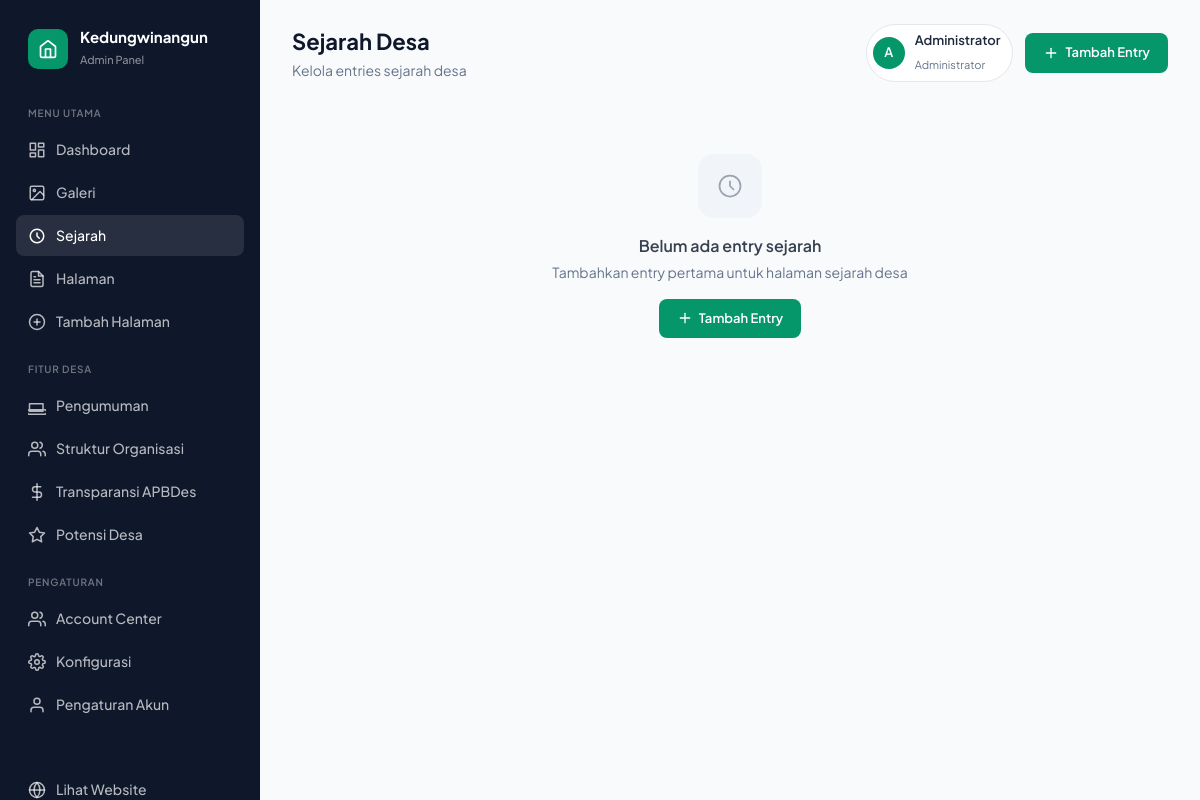
/admin/sejarah (signed in), run on an earlier commit of the app's database.
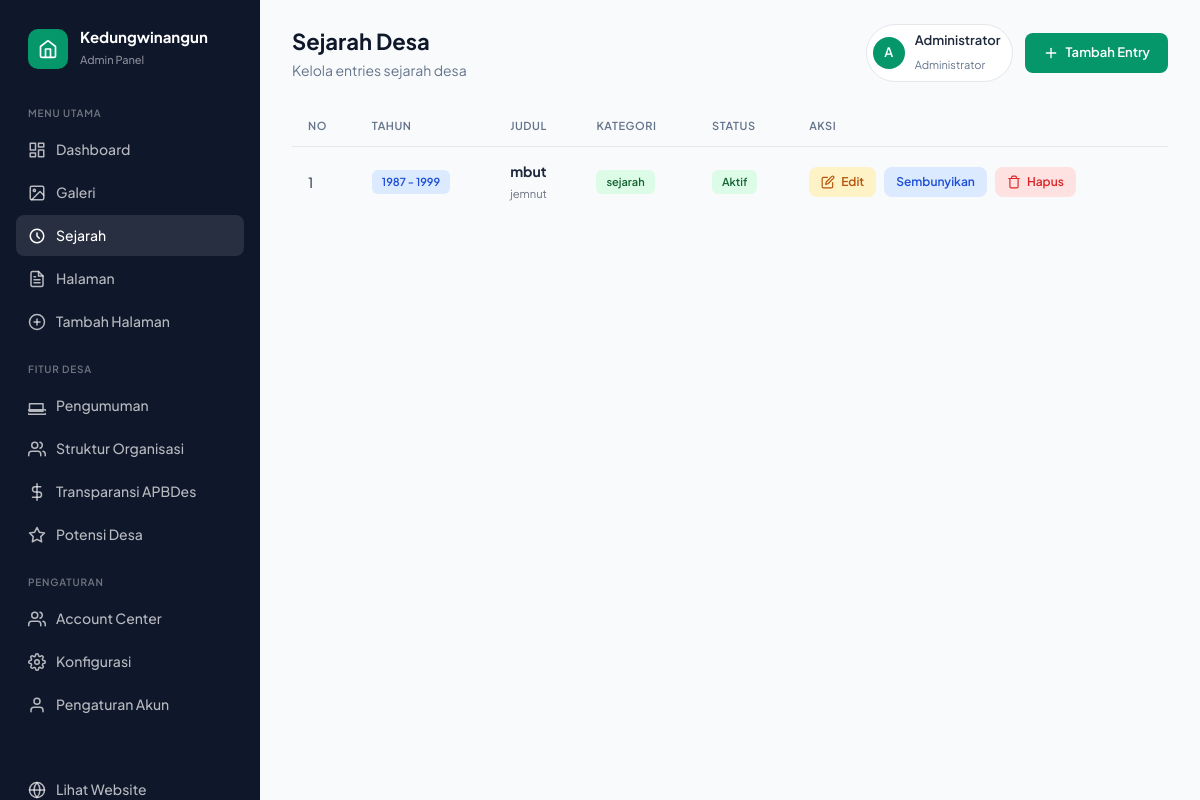
And on a later commit of the database.
### tables this page shows
CREATE TABLE sejarah_desa (
                id INTEGER PRIMARY KEY AUTOINCREMENT,
                judul TEXT NOT NULL,
                sub_judul TEXT,
                konten TEXT,
                kategori TEXT DEFAULT 'sejarah',
                tahun_dari INTEGER,
                tahun_sampai INTEGER,
                gambar_url TEXT,
                gambar_alt TEXT,
                video_url TEXT,
                aktif INTEGER DEFAULT 1,
                urutan INTEGER DEFAULT 0,
                created_at TIMESTAMP DEFAULT CURRENT_TIMESTAMP,
                updated_at TIMESTAMP DEFAULT CURRENT_TIMESTAMP
            );

### routes/admin.py (the view)
@admin_bp.route("/sejarah")
@admin_required
def sejarah():
    try:
        all_sejarah = get_all_sejarah()
        return render_template("admin/sejarah.html", sejarah_list=all_sejarah)
    except Exception as e:
        logger.error(f"Error loading sejarah page: {str(e)}")
        flash_error('Terjadi kesalahan saat memuat halaman sejarah')
        return redirect(url_for('admin.dashboard'))

### templates/admin/sejarah.html (shortened to what this page needs)
{% extends 'admin/base.html' %}
{% block page_title %}Sejarah Desa{% endblock %}
{% block page_subtitle %}Kelola entries sejarah desa{% endblock %}
{% block header_actions %}
<div class="user-menu">
    <div class="user-avatar">{{ session.get('user_nama', 'A')[0]|upper }}</div>
    <div class="user-info">
        <h4>{{ session.get('user_nama', 'Admin') }}</h4>
        <span>Administrator</span>
    </div>
</div>
<a href="{{ url_for('admin.add_sejarah_route') }}" class="btn btn-primary">
    <svg viewBox="0 0 24 24" fill="none" stroke="currentColor" stroke-width="2" stroke-linecap="round" stroke-linejoin="round">
        <line x1="12" y1="5" x2="12" y2="19"/>
        <line x1="5" y1="12" x2="19" y2="12"/>
    </svg>
    Tambah Entry
</a>
{% endblock %}
{% block content %}
{% if sejarah_list %}
<div class="table-container animate-in">
    <table class="table">
        <thead>
            <tr>
                <th>No</th>
                <th>Tahun</th>
                <th>Judul</th>
                <th>Kategori</th>
                <th>Status</th>
                <th>Aksi</th>
            </tr>
        </thead>
        <tbody>
            {% for item in sejarah_list %}
            <tr>
                <td>{{ loop.index }}</td>
                <td>
                    {% if item.tahun_dari %}
                    <span class="badge badge-blue">{{ item.tahun_dari }}{% if item.tahun_sampai %} - {{ item.tahun_sampai }}{% endif %}</span>
                    {% else %}
                    <span class="text-gray-400">-</span>
                    {% endif %}
                </td>
                <td>
                    <strong>{{ item.judul }}</strong>
                    {% if item.sub_judul %}
                    <br><small class="text-gray-500">{{ item.sub_judul }}</small>
                    {% endif %}
                </td>
                <td>
                    <span class="badge badge-green">{{ item.kategori or 'sejarah' }}</span>
                </td>
                <td>
                    {% if item.aktif == 1 %}
                    <span class="badge badge-green">Aktif</span>
                    {% else %}
                    <span class="badge badge-red">Nonaktif</span>
                    {% endif %}
                </td>
                <td>
                    <div class="flex gap-2">
                        <a href="{{ url_for('admin.edit_sejarah_route', sejarah_id=item.id) }}" class="btn btn-edit btn-sm">
                            <svg viewBox="0 0 24 24" fill="none" stroke="currentColor" stroke-width="2" stroke-linecap="round" stroke-linejoin="round" style="width: 14px; height: 14px;">
                                <path d="M11 4H4a2 2 0 00-2 2v14a2 2 0 002 2h14a2 2 0 002-2v-7"/>
                                <path d="M18.5 2.5a2.121 2.121 0 013 3L12 15l-4 1 1-4 9.5-9.5z"/>
                            </svg>
                            Edit
                        </a>
                        <form action="{{ url_for('admin.toggle_sejarah_route', sejarah_id=item.id) }}" method="POST" style="display:inline;">
                            <button type="submit" class="btn btn-view btn-sm">
                                {% if item.aktif == 1 %}
                                Sembunyikan
                                {% else %}
                                Tampilkan
                                {% endif %}
                            </button>
                        </form>
                        <form action="{{ url_for('admin.delete_sejarah_route', sejarah_id=item.id) }}" method="POST" style="display:inline;" onsubmit="return confirm('Hapus entry ini?')">
                            <button type="submit" class="btn btn-delete btn-sm">
                                <svg viewBox="0 0 24 24" fill="none" stroke="currentColor" stroke-width="2" stroke-linecap="round" stroke-linejoin="round" style="width: 14px; height: 14px;">
                                    <polyline points="3 6 5 6 21 6"/>
                                    <path d="M19 6v14a2 2 0 01-2 2H7a2 2 0 01-2-2V6m3 0V4a2 2 0 012-2h4a2 2 0 012 2v2"/>
                                </svg>
                                Hapus
                            </button>
                        </form>
                    </div>
                </td>
            </tr>
            {% endfor %}
        </tbody>
    </table>
</div>
{% else %}
<div class="empty animate-in">
    <div class="empty-icon">
        <svg viewBox="0 0 24 24" fill="none" stroke="currentColor" stroke-width="1.5" stroke-linecap="round" stroke-linejoin="round">
            <path d="M12 8v4l3 3m6-3a9 9 0 11-18 0 9 9 0 0118 0z"/>
        </svg>
    </div>
    <h3>Belum ada entry sejarah</h3>
    <p>Tambahkan entry pertama untuk halaman sejarah desa</p>
    <a href="{{ url_for('admin.add_sejarah_route') }}" class="btn btn-primary">
        <svg viewBox="0 0 24 24" fill="none" stroke="currentColor" stroke-width="2" stroke-linecap="round" stroke-linejoin="round" style="width: 16px; height: 16px;">
            <line x1="12" y1="5" x2="12" y2="19"/>
            <line x1="5" y1="12" x2="19" y2="12"/>
        </svg>
        Tambah Entry
    </a>
</div>
{% endif %}
{% endblock %}

### templates/admin/base.html (shortened to what this page needs)
<!DOCTYPE html>
<html lang="id">
<head>
    <script src="https://cdn.tailwindcss.com"></script>
</head>
<body>
    <div class="layout">
        <aside class="sidebar" id="sidebar">
            <div class="sidebar-brand">
                <div class="sidebar-brand-icon">
                    <svg viewBox="0 0 24 24" fill="none" stroke="currentColor" stroke-width="2" stroke-linecap="round" stroke-linejoin="round">
                        <path d="M3 9l9-7 9 7v11a2 2 0 01-2 2H5a2 2 0 01-2-2z"/>
                        <polyline points="9 22 9 12 15 12 15 22"/>
                    </svg>
                </div>
                <div class="sidebar-brand-text">
                    <h1>Kedungwinangun</h1>
                    <span>Admin Panel</span>
                </div>
            </div>
            <nav class="nav-section">
                <div class="nav-section-title">Menu Utama</div>
                <a href="{{ url_for('admin.dashboard') }}"
                   class="nav-item {% if request.endpoint == 'admin.dashboard' %}active{% endif %}">
                    <svg viewBox="0 0 24 24" fill="none" stroke="currentColor" stroke-width="2" stroke-linecap="round" stroke-linejoin="round">
                        <rect x="3" y="3" width="7" height="9"/>
                        <rect x="14" y="3" width="7" height="5"/>
                        <rect x="14" y="12" width="7" height="9"/>
                        <rect x="3" y="16" width="7" height="5"/>
                    </svg>
                    Dashboard
                </a>
                <a href="{{ url_for('admin.galeri') }}"
                   class="nav-item {% if request.endpoint and 'galeri' in request.endpoint %}active{% endif %}">
                    <svg viewBox="0 0 24 24" fill="none" stroke="currentColor" stroke-width="2" stroke-linecap="round" stroke-linejoin="round">
                        <rect x="3" y="3" width="18" height="18" rx="2" ry="2"/>
                        <circle cx="8.5" cy="8.5" r="1.5"/>
                        <polyline points="21 15 16 10 5 21"/>
                    </svg>
                    Galeri
                </a>
                <a href="{{ url_for('admin.sejarah') }}"
                   class="nav-item {% if request.endpoint and 'sejarah' in request.endpoint %}active{% endif %}">
                    <svg viewBox="0 0 24 24" fill="none" stroke="currentColor" stroke-width="2" stroke-linecap="round" stroke-linejoin="round">
                        <path d="M12 8v4l3 3m6-3a9 9 0 11-18 0 9 9 0 0118 0z"/>
                    </svg>
                    Sejarah
                </a>
                <a href="{{ url_for('admin.pages') }}"
                   class="nav-item {% if request.endpoint and 'page' in request.endpoint %}active{% endif %}">
                    Halaman
                </a>
                <a href="{{ url_for('admin.add_page_route') }}"
                   class="nav-item {% if request.endpoint == 'admin.add_page_route' %}active{% endif %}">
                    <svg viewBox="0 0 24 24" fill="none" stroke="currentColor" stroke-width="2" stroke-linecap="round" stroke-linejoin="round">
                        <circle cx="12" cy="12" r="10"/>
                        <line x1="12" y1="8" x2="12" y2="16"/>
                        <line x1="8" y1="12" x2="16" y2="12"/>
                    </svg>
                    Tambah Halaman
                </a>
            </nav>
            <nav class="nav-section">
                <div class="nav-section-title">Fitur Desa</div>
                <a href="{{ url_for('admin.pengumuman') }}"
                   class="nav-item {% if request.endpoint and 'pengumuman' in request.endpoint %}active{% endif %}">
                    <svg viewBox="0 0 24 24" fill="none" stroke="currentColor" stroke-width="2" stroke-linecap="round" stroke-linejoin="round">
                        <path d="M22 17H2a3 3 0 000 6h20a3 3 0 000-6zm-2 2V9H2v10h18z"/>
                    </svg>
                    Pengumuman
                </a>
                <a href="{{ url_for('admin.struktur') }}"
                   class="nav-item {% if request.endpoint and 'struktur' in request.endpoint %}active{% endif %}">
                    <svg viewBox="0 0 24 24" fill="none" stroke="currentColor" stroke-width="2" stroke-linecap="round" stroke-linejoin="round">
                        <path d="M17 21v-2a4 4 0 00-4-4H5a4 4 0 00-4 4v2"/>
                        <circle cx="9" cy="7" r="4"/>
                        <path d="M23 21v-2a4 4 0 00-3-3.87"/>
                        <path d="M16 3.13a4 4 0 010 7.75"/>
                    </svg>
                    Struktur Organisasi
                </a>
                <a href="{{ url_for('admin.apbdes') }}"
                   class="nav-item {% if request.endpoint and 'apbdes' in request.endpoint %}active{% endif %}">
                    <svg viewBox="0 0 24 24" fill="none" stroke="currentColor" stroke-width="2" stroke-linecap="round" stroke-linejoin="round">
                        <line x1="12" y1="1" x2="12" y2="23"/>
                        <path d="M17 5H9.5a3.5 3.5 0 000 7h5a3.5 3.5 0 010 7H6"/>
                    </svg>
                    Transparansi APBDes
                </a>
                <a href="{{ url_for('admin.potensi') }}"
                   class="nav-item {% if request.endpoint and 'potensi' in request.endpoint %}active{% endif %}">
                    <svg viewBox="0 0 24 24" fill="none" stroke="currentColor" stroke-width="2" stroke-linecap="round" stroke-linejoin="round">
                        <polygon points="12 2 15.09 8.26 22 9.27 17 14.14 18.18 21.02 12 17.77 5.82 21.02 7 14.14 2 9.27 8.91 8.26 12 2"/>
                    </svg>
                    Potensi Desa
                </a>
            </nav>
            <nav class="nav-section">
                <div class="nav-section-title">Pengaturan</div>
                <a href="{{ url_for('admin.account_center') }}"
                   class="nav-item {% if request.endpoint and 'account' in request.endpoint %}active{% endif %}">
                    <svg viewBox="0 0 24 24" fill="none" stroke="currentColor" stroke-width="2" stroke-linecap="round" stroke-linejoin="round">
                        <path d="M17 21v-2a4 4 0 00-4-4H5a4 4 0 00-4 4v2"/>
                        <circle cx="9" cy="7" r="4"/>
                        <path d="M23 21v-2a4 4 0 00-3-3.87"/>
                        <path d="M16 3.13a4 4 0 010 7.75"/>
                    </svg>
                    Account Center
                </a>
                <a href="{{ url_for('admin.config') }}"
                   class="nav-item {% if request.endpoint == 'admin.config' %}active{% endif %}">
                    Konfigurasi
                </a>
                <a href="{{ url_for('admin.settings') }}"
                   class="nav-item {% if request.endpoint == 'admin.settings' %}active{% endif %}">
                    <svg viewBox="0 0 24 24" fill="none" stroke="currentColor" stroke-width="2" stroke-linecap="round" stroke-linejoin="round">
                        <path d="M20 21v-2a4 4 0 00-4-4H8a4 4 0 00-4 4v2"/>
                        <circle cx="12" cy="7" r="4"/>
                    </svg>
                    Pengaturan Akun
                </a>
            </nav>
            <div style="margin-top: auto; padding-top: 24px;">
                <a href="{{ url_for('public.index') }}" class="nav-item" target="_blank">
                    <svg viewBox="0 0 24 24" fill="none" stroke="currentColor" stroke-width="2" stroke-linecap="round" stroke-linejoin="round">
                        <circle cx="12" cy="12" r="10"/>
                        <line x1="2" y1="12" x2="22" y2="12"/>
                        <path d="M12 2a15.3 15.3 0 014 10 15.3 15.3 0 01-4 10 15.3 15.3 0 01-4-10 15.3 15.3 0 014-10z"/>
                    </svg>
                    Lihat Website
                </a>
            </div>
        </aside>
        <main class="main-content">
            <div class="header">
                <div class="header-left">
                    <div>
                        <h2>{% block page_title %}Dashboard{% endblock %}</h2>
                        <p>{% block page_subtitle %}Kelola konten website desa{% endblock %}</p>
                    </div>
                </div>
                <div class="header-right">
                    {% block header_actions %}{% endblock %}
                </div>
            </div>
            {% block content %}{% endblock %}
        </main>
    </div>
</body>
</html>

What changed in the data, as far as the page shows it:
added sejarah_desa: tahun_dari "1987", tahun_sampai "1999", judul "mbut", sub_judul "jemnut", kategori "sejarah", aktif "Aktif"
Also different on the page:
text no longer shown: "Belum ada entry sejarah Tambahkan entry pertama untuk halaman sejarah desa Tambah Entry"
text now shown: "NO TAHUN JUDUL KATEGORI STATUS AKSI"
